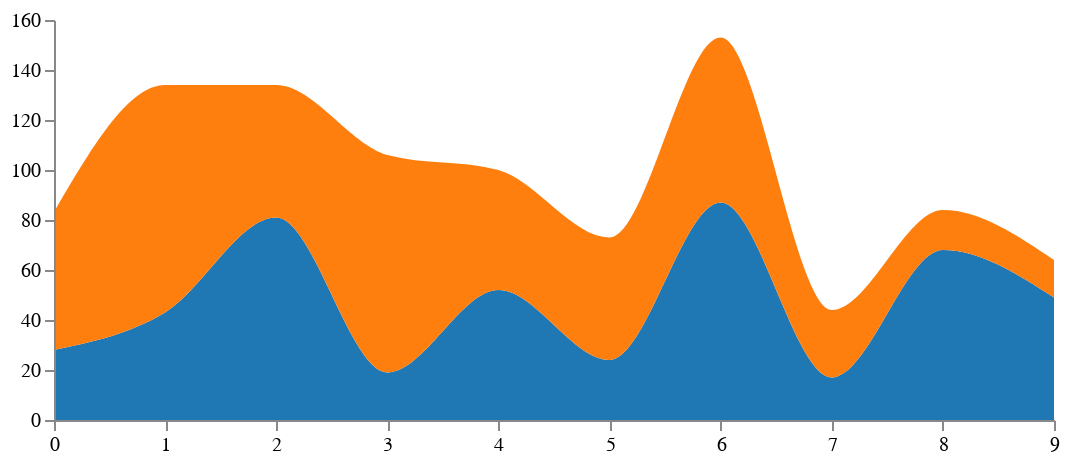

Vega-Lite specification for this chart:
### Vega specification from a JSON file in a GitHub repository (floating-point values rounded to 4 significant figures)
{"$schema": "https://vega.github.io/schema/vega/v3.0.json", "width": 500, "height": 200, "padding": 5, "data": [{"name": "table", "values": [{"x": 0, "y": 28, "c": 0}, {"x": 0, "y": 55, "c": 1}, {"x": 1, "y": 43, "c": 0}, {"x": 1, "y": 91, "c": 1}, {"x": 2, "y": 81, "c": 0}, {"x": 2, "y": 53, "c": 1}, {"x": 3, "y": 19, "c": 0}, {"x": 3, "y": 87, "c": 1}, {"x": 4, "y": 52, "c": 0}, {"x": 4, "y": 48, "c": 1}, {"x": 5, "y": 24, "c": 0}, {"x": 5, "y": 49, "c": 1}, {"x": 6, "y": 87, "c": 0}, {"x": 6, "y": 66, "c": 1}, {"x": 7, "y": 17, "c": 0}, {"x": 7, "y": 27, "c": 1}, {"x": 8, "y": 68, "c": 0}, {"x": 8, "y": 16, "c": 1}, {"x": 9, "y": 49, "c": 0}, {"x": 9, "y": 15, "c": 1}], "transform": [{"type": "stack", "groupby": ["x"], "sort": {"field": "c"}, "field": "y"}]}, {"name": "stats", "source": "table", "transform": [{"type": "aggregate", "groupby": ["x"], "fields": ["y"], "ops": ["sum"]}]}], "scales": [{"name": "x", "type": "point", "range": "width", "domain": {"data": "table", "field": "x"}}, {"name": "y", "type": "linear", "range": "height", "nice": true, "zero": true, "domain": {"data": "stats", "field": "sum_y"}}, {"name": "color", "type": "ordinal", "scheme": "category10", "domain": {"data": "table", "field": "c"}}], "axes": [{"orient": "bottom", "scale": "x", "zindex": 1}, {"orient": "left", "scale": "y", "zindex": 1}], "marks": [{"type": "group", "from": {"facet": {"name": "series", "data": "table", "groupby": "c"}}, "marks": [{"type": "area", "from": {"data": "series"}, "encode": {"enter": {"interpolate": {"value": "monotone"}, "x": {"scale": "x", "field": "x"}, "y": {"scale": "y", "field": "y0"}, "y2": {"scale": "y", "field": "y1"}, "fill": {"scale": "color", "field": "c"}}, "update": {"fillOpacity": {"value": 1}}, "hover": {"fillOpacity": {"value": 0.5}}}}]}]}
